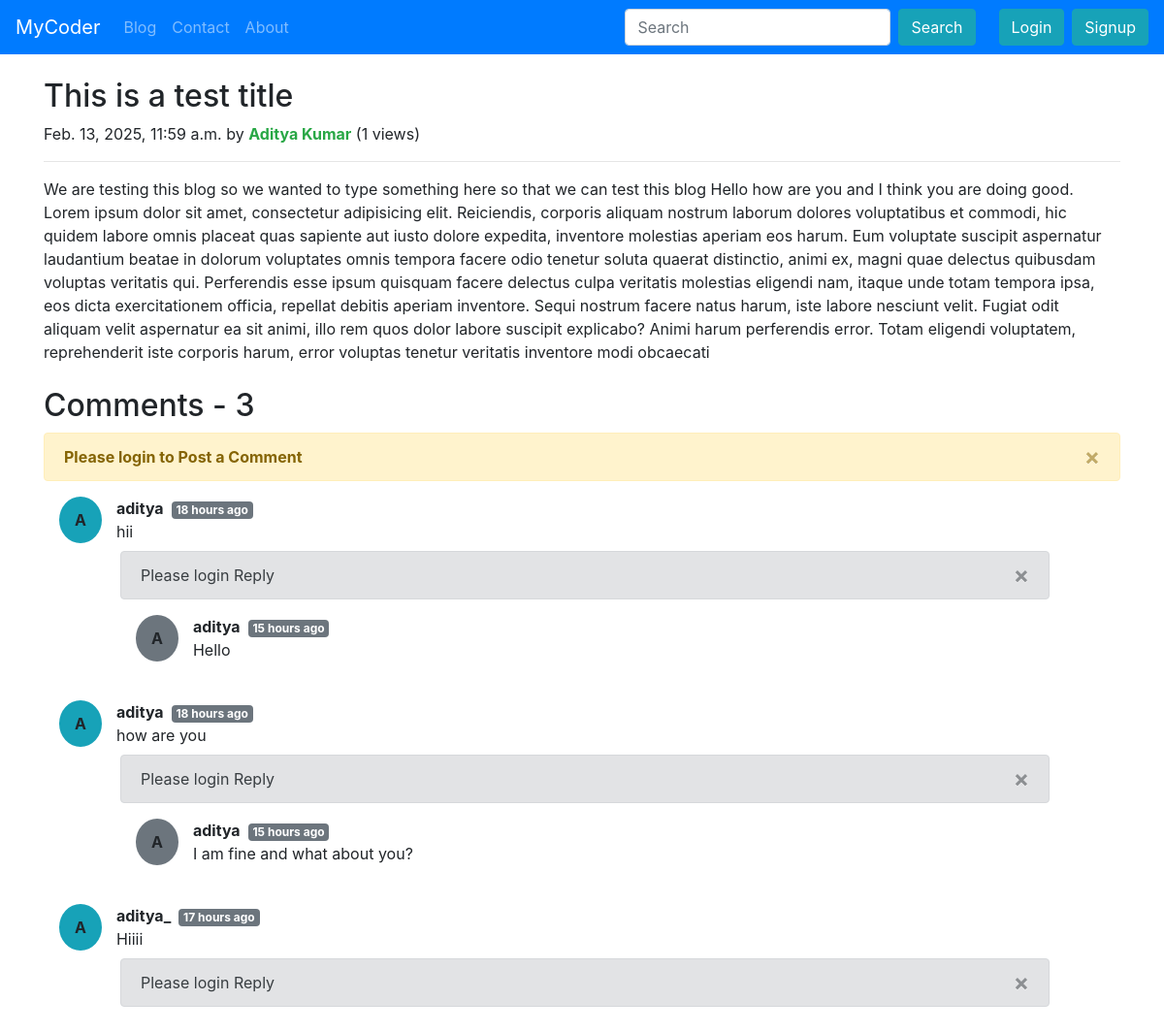
Before: /blog/dummy-post with the older database file.
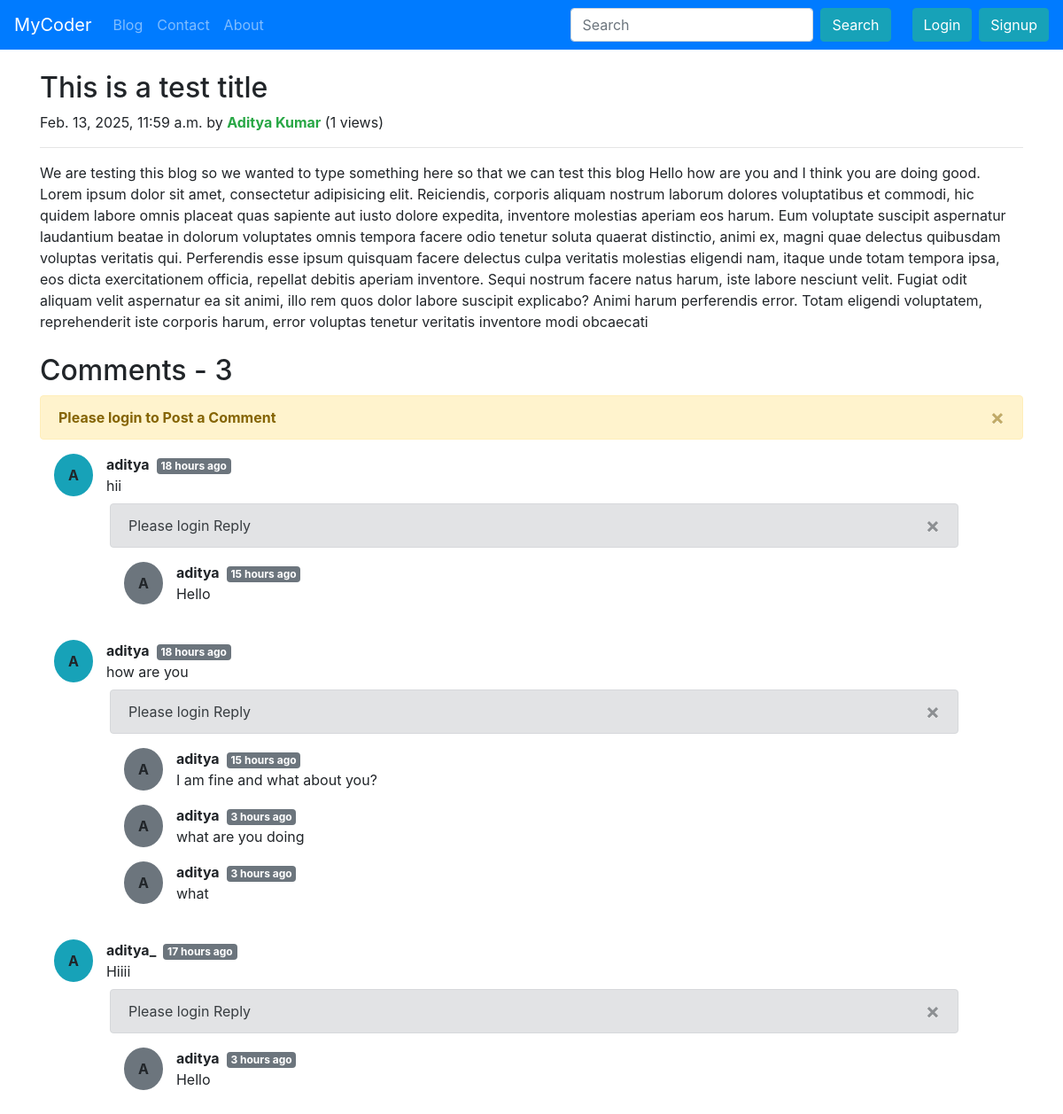
After: the same page with the newer database file.
### blog/models.py (models this page shows, shortened)
class Post(models.Model):
    sno = models.AutoField(primary_key=True)
    title = models.CharField(max_length=50)
    content = models.TextField(max_length=100000)
    views = models.IntegerField(default=0)
    author = models.CharField(max_length=30)
    slug = models.CharField(max_length=30)
    timeStamp = models.DateTimeField(blank=True)

class BlogComment(models.Model):
    sno = models.AutoField(primary_key=True)
    comment = models.TextField()
    user = models.ForeignKey(User, on_delete=models.CASCADE)
    post = models.ForeignKey(Post, on_delete=models.CASCADE) # if post is deleted then also delete the comments
    parent = models.ForeignKey('self', on_delete=models.CASCADE, null=True)
    timeStamp = models.DateTimeField(default=now)

### blog/views.py (the view)
# urls.py: path('<str:slug>', views.blogPost, name='Blog Post'),
def blogPost(request, slug):
    post = Post.objects.get(slug=slug)
    post.views = post.views + 1
    post.save()
    comments = BlogComment.objects.filter(post=post, parent=None)
    replies = BlogComment.objects.filter(post=post).exclude(parent=None)
    repDict = {}
    for reply in replies:
        if reply.parent.sno not in repDict.keys():
            repDict[reply.parent.sno] = [reply]
        else:
            repDict[reply.parent.sno].append(reply)
    context = {'post': post, 'comments': comments, 'user': request.user, 'replyDict': repDict}
    return render(request, 'blog/blogPost.html', context)

### blog/templatetags/extras.py (called while the page is built)
@register.filter(name='get_val')
def get_val(dict, key):
    return dict.get(key)

### templates/blog/blogPost.html (shortened to what this page needs)
{% extends "base.html" %}
{% block body %}
    {% load humanize %}
    {% load extras %}
    <div class="container my-4">
        <div class="blog-post">
            <h2 class="blog-post-title">{{post.title}}</h2>
            <p class="blog-post-meta">{{post.timeStamp}} by <strong class="text-success">{{post.author}}</strong><span> ({{post.views}} views)</span></p>
            <hr>
            <p>{{post.content}}</p>
        </div>
    </div>
    <div class="container">
        <h2>Comments - {{comments.count}}</h2>
        <div class="my-2">
            {% if not user.is_authenticated %}
                <div class="alert alert-warning alert-dismissible fade show" role="alert">
                    <strong>Please login to Post a Comment</strong>
                    <button type="button" class="close" data-dismiss="alert" aria-label="Close">
                      <span aria-hidden="true">&times;</span>
                    </button>
                </div>
            {% endif %}
        </div>
        {% for comment in comments %}
        <div class="m-3 row">
            <div class="bg-info d-flex justify-content-center align-items-center rounded-circle p-1 px-3"><b>{{comment.user.username|slice:"0:1"|upper}}</b></div>
            <div class="col-md-11 ">
                <b>{{comment.user.username}}</b><span class="badge badge-secondary ml-2">{{comment.timeStamp|naturaltime}}</span>
                <div>{{comment.comment}}</div>
            </div>
            <div class="reply mx-5 my-2 col-md-11">
                {% if user.is_authenticated %}
                    <button class="btn btn-primary btn-sm mb-2" type="button" data-toggle="collapse" data-target="#replyBox{{comment.sno}}" aria-expanded="false" aria-controls="replyBox{{comment.sno}}">
                        Reply
                    </button>
                    <div class="collapse" id="replyBox{{comment.sno}}">
                        <div class="card card-body">
                            <form action="/blog/postComment" method="post">{% csrf_token %}
                                <div class="mb-3 form-group">
                                    <label for="reply{{comment.sno}}" class="form-label col-md-10">Reply</label>
                                    <input type="text" name="comment" class="form-control" id="reply{{comment.sno}}" placeholder="Write a Comment" required>
                                    <input type="hidden" name="parentSno" value="{{comment.sno}}">
                                </div>
                                <div class="mb-3 form-group">
                                    <input type="hidden" name="postSno" value="{{post.sno}}">
                                </div>
                                <button type="submit" class="btn btn-success">Submit</button>
                            </form>
                        </div>
                    </div>
                {%else%}
                    <div class="alert alert-secondary alert-dismissible fade show" role="alert">
                        Please login Reply
                        <button type="button" class="close" data-dismiss="alert" aria-label="Close">
                        <span aria-hidden="true">&times;</span>
                        </button>
                    </div>
                {% endif %}
                <div class="replies">
                    {% for reply in replyDict|get_val:comment.sno %}
                    <div class="row m-3">
                        <div class="bg-secondary d-flex justify-content-center align-items-center rounded-circle p-1 px-3"><b>{{reply.user.username|slice:"0:1"|upper}}</b></div>
                    <div class="col-md-11">
                        <b>{{reply.user.username}}</b><span class="badge badge-secondary ml-2">{{reply.timeStamp|naturaltime}}</span>
                        <div>{{reply.comment}}</div>
                    </div>
                    </div>
                    {% endfor %}
                </div>
            </div>
        </div>
        {% endfor %}
    </div>
{% endblock body %}

### templates/base.html (shortened to what this page needs)
<!DOCTYPE html>
<html lang="en">
  <head>
    <link rel="stylesheet" href="https://cdn.jsdelivr.net/npm/bootstrap@4.6.2/dist/css/bootstrap.min.css">
  </head>
  <nav class="navbar navbar-expand-lg navbar-dark bg-primary">
    <a class="navbar-brand" href="/">MyCoder</a>
    <div class="collapse navbar-collapse" id="navbarSupportedContent">
      <ul class="navbar-nav mr-auto">
        <li class="nav-item">
          <a class="nav-link {% block blog %}{% endblock blog %}" href="/blog">Blog</a>
        </li>
        <li class="nav-item">
          <a class="nav-link {% block contact %}{% endblock contact %}" href="/contact">Contact</a>
        </li>
        <li class="nav-item">
          <a class="nav-link {% block about %}{% endblock about %}" href="/about">About</a>
        </li>
      </ul>
      <form class="form-inline my-2 my-lg-0 mx-3" action="/search">
        <input class="form-control mr-sm-2" type="search" name='search' id="search" placeholder="Search" aria-label="Search">
        <button class="btn btn-info my-2 my-sm-0" type="submit">Search</button>
      </form>
      {% if not user.is_authenticated %}
        <button type="button" class="btn btn-info mx-2" data-toggle="modal" data-target="#loginModal">
          Login
        </button>
        <button type="button" class="btn btn-info" data-toggle="modal" data-target="#signupModal">
          Signup
        </button>
      {% endif %}
    </div>
  </nav>
  {% block body %}{% endblock body %}
</html>

Changed rows visible on the page:
added BlogComment: user.username "A", user.username "aditya", timeStamp "3 hours ago", comment "what are you doing"
added BlogComment: user.username "A", user.username "aditya", timeStamp "3 hours ago", comment "what"
added BlogComment: user.username "A", user.username "aditya", timeStamp "3 hours ago", comment "Hello"
